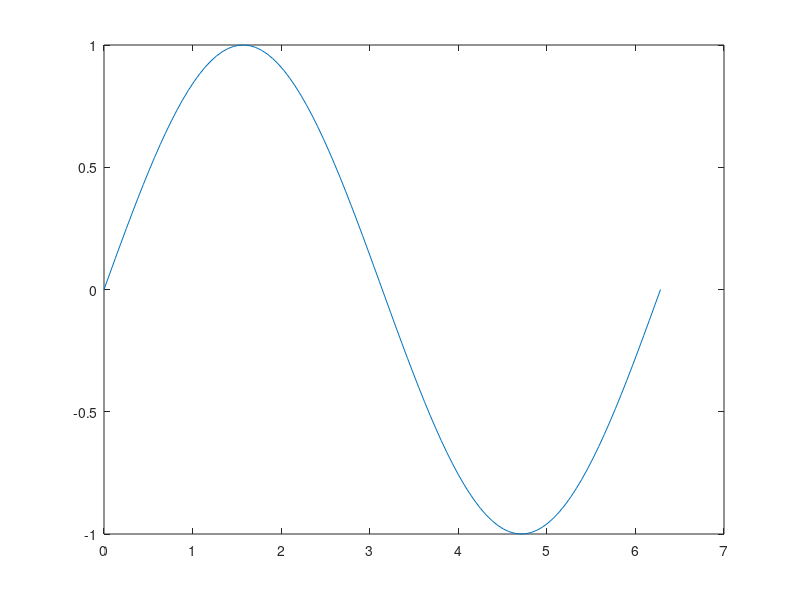
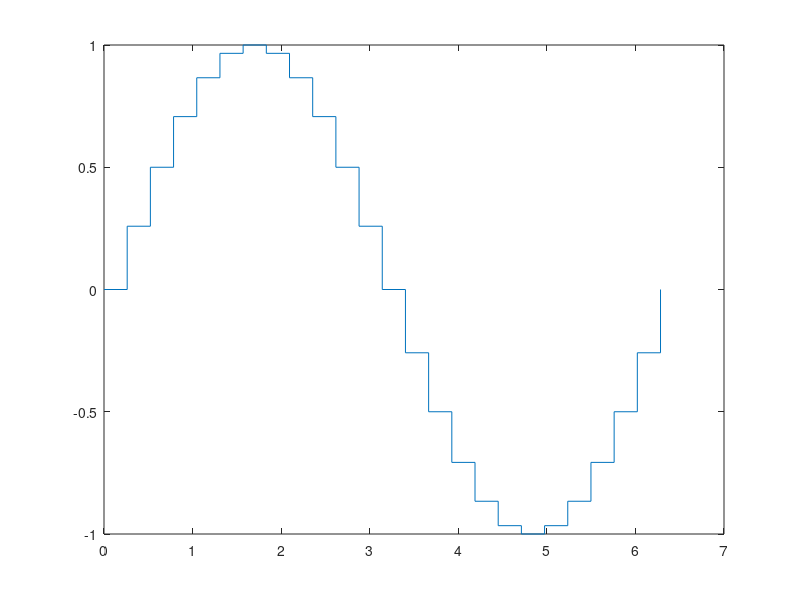
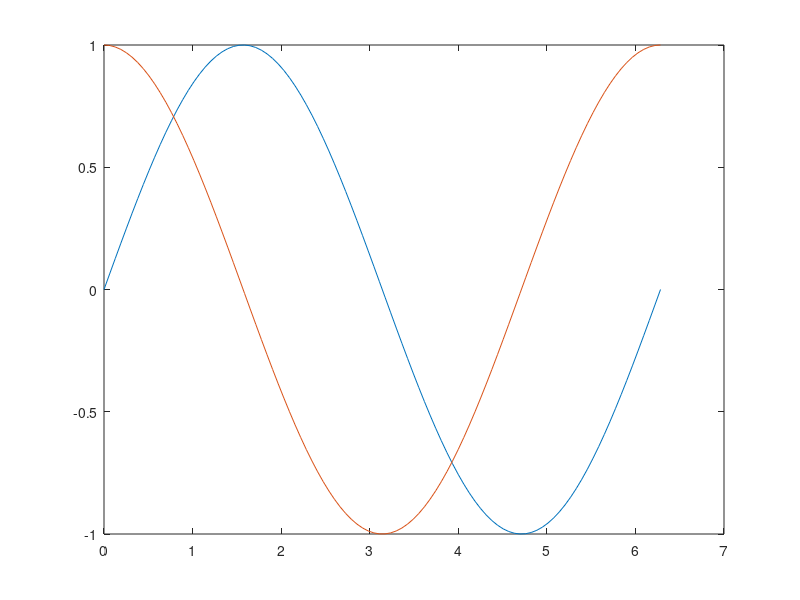
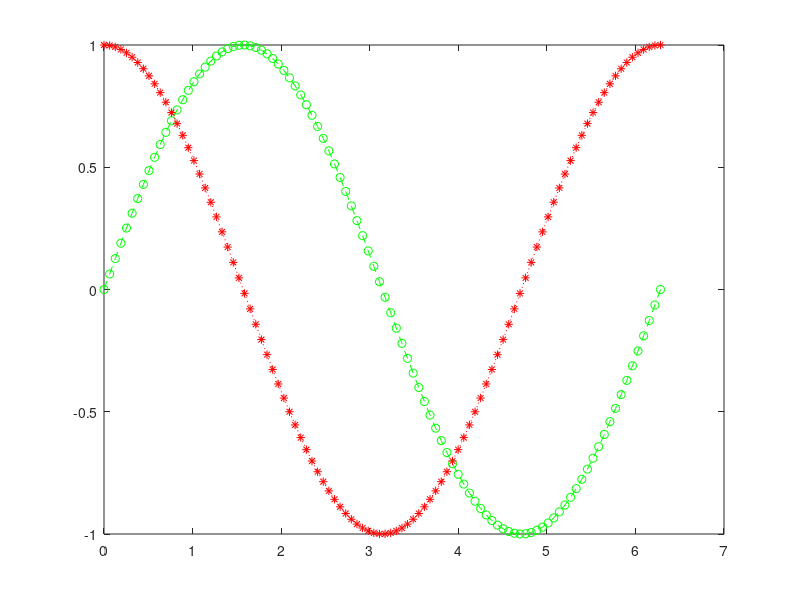

Reproduce these figures in MATLAB, in order.
% sinx
x = linspace(0,2*pi,  100);
y = sin(x);
figure;
plot(x,y);

% new window
x = linspace(0,2*pi,  25);
y = sin(x);
figure;
stairs(x,y);

% plot multiple lines
x = linspace(0,2*pi,  100);
y1 = sin(x);
y2 = cos(x);
figure;
plot(x, y1,  x, y2);

% line style, color, marker
x = linspace(0,2*pi, 100);
y1 = sin(x);
y2 = cos(x);
figure;
plot(x,y1,'g--o', x,y2,'r:*');


% only data points
x = linspace(0,2*pi, 25);
y = sin(x);
figure;
plot(x,y,'*');

% add title, axis labels, legend
x = linspace(-2*pi, 2*pi, 100);
y1 = sin(x);
y2 = cos(x);
figure;
plot(x,y1,'r', x,y2,'g');
title('Graph of Sine and Cosine Between -2\pi and 2\pi');
xlabel('-2\pi < x < 2\pi');
ylabel('sine and cosine values');
%legend('y = sin(x)','y = cos(x)');
legend('y = sin(x)', 'y = cos(x)', 'Location', 'southwest');